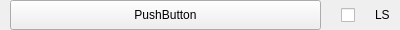
<?xml version="1.0" encoding="UTF-8"?>
<ui version="4.0">
 <class>VocabFileEntryWidget</class>
 <widget class="QWidget" name="VocabFileEntryWidget">
  <property name="geometry">
   <rect>
    <x>0</x>
    <y>0</y>
    <width>400</width>
    <height>30</height>
   </rect>
  </property>
  <property name="sizePolicy">
   <sizepolicy hsizetype="Preferred" vsizetype="Minimum">
    <horstretch>0</horstretch>
    <verstretch>0</verstretch>
   </sizepolicy>
  </property>
  <property name="windowTitle">
   <string>Form</string>
  </property>
  <layout class="QHBoxLayout" name="VocabularyCfgListEntryLayout" stretch="0,0,0">
   <property name="spacing">
    <number>20</number>
   </property>
   <property name="sizeConstraint">
    <enum>QLayout::SetMinimumSize</enum>
   </property>
   <property name="leftMargin">
    <number>10</number>
   </property>
   <property name="topMargin">
    <number>0</number>
   </property>
   <property name="rightMargin">
    <number>10</number>
   </property>
   <property name="bottomMargin">
    <number>0</number>
   </property>
   <item>
    <widget class="QPushButton" name="TitleButton">
     <property name="sizePolicy">
      <sizepolicy hsizetype="Expanding" vsizetype="Minimum">
       <horstretch>0</horstretch>
       <verstretch>0</verstretch>
      </sizepolicy>
     </property>
     <property name="text">
      <string>PushButton</string>
     </property>
    </widget>
   </item>
   <item>
    <widget class="QCheckBox" name="checkBox">
     <property name="sizePolicy">
      <sizepolicy hsizetype="Preferred" vsizetype="Minimum">
       <horstretch>0</horstretch>
       <verstretch>0</verstretch>
      </sizepolicy>
     </property>
     <property name="text">
      <string/>
     </property>
     <property name="iconSize">
      <size>
       <width>16</width>
       <height>16</height>
      </size>
     </property>
    </widget>
   </item>
   <item>
    <widget class="QLabel" name="learningScore">
     <property name="sizePolicy">
      <sizepolicy hsizetype="Preferred" vsizetype="Minimum">
       <horstretch>0</horstretch>
       <verstretch>0</verstretch>
      </sizepolicy>
     </property>
     <property name="text">
      <string>LS</string>
     </property>
    </widget>
   </item>
  </layout>
 </widget>
 <resources/>
 <connections/>
</ui>
